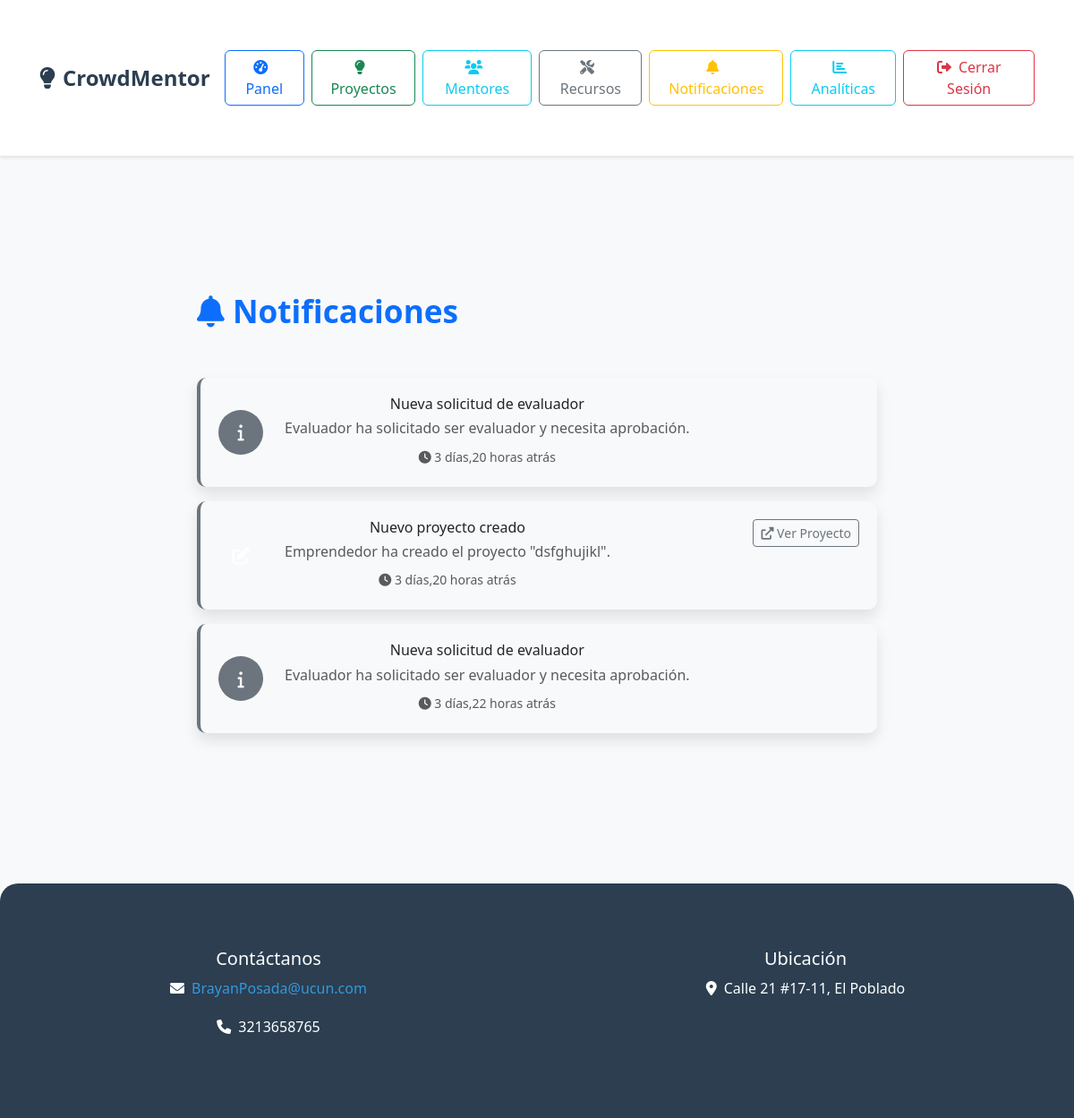
Before: /notifications/ (signed in) with the older database file.
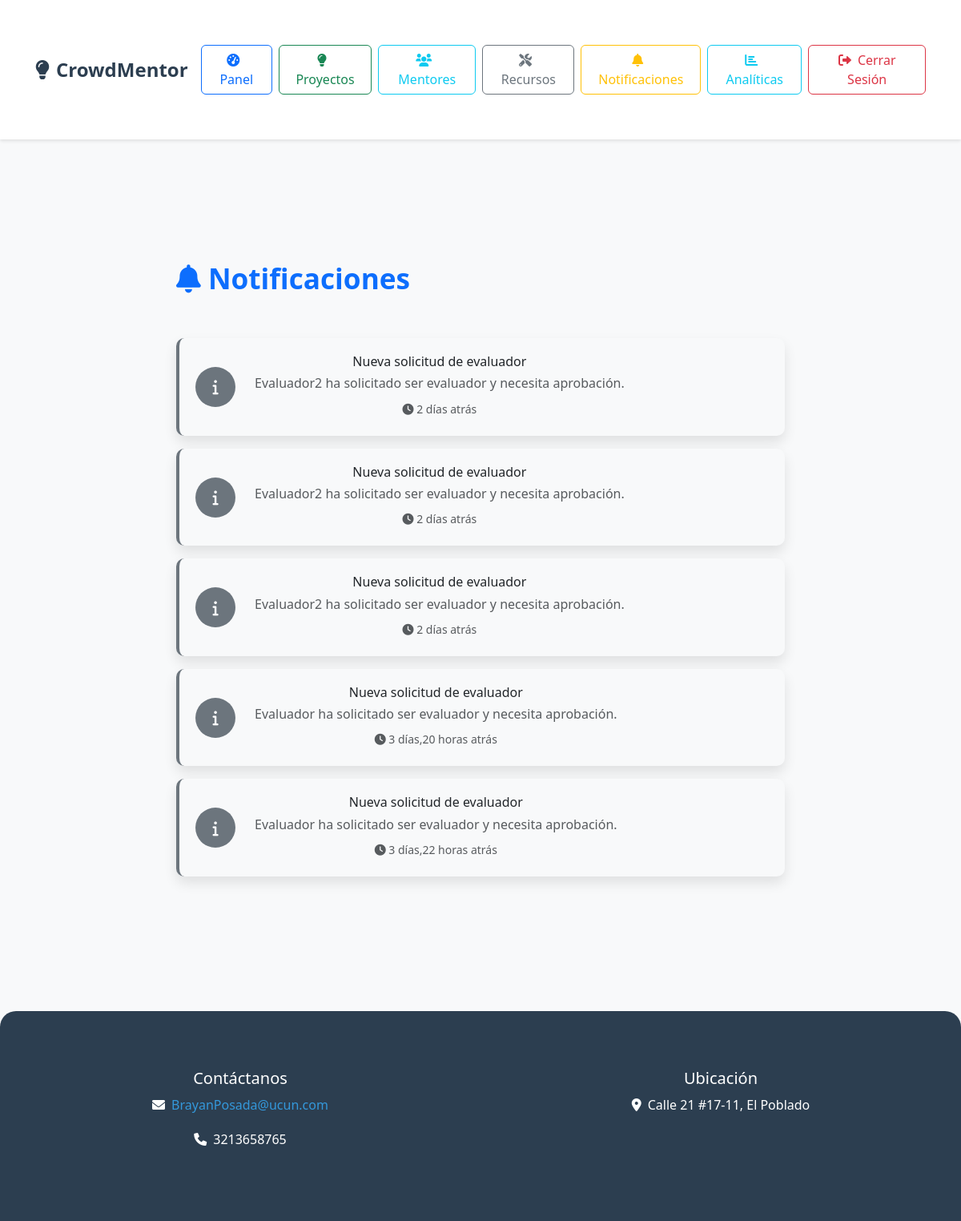
After: the same page with the newer database file.
### core/models.py (models this page shows, shortened)
class Notification(models.Model):
    NOTIFICATION_TYPES = (
        ('investment', 'Nueva Inversión'),
        ('mentorship', 'Solicitud de Mentoría'),
        ('evaluation', 'Nueva Evaluación'),
        ('message', 'Nuevo Mensaje'),
        ('project_update', 'Actualización de Proyecto'),
        ('system', 'Notificación del Sistema'),
    )
    user = models.ForeignKey(User, on_delete=models.CASCADE, related_name='notifications')
    title = models.CharField(max_length=200)
    message = models.TextField()
    notification_type = models.CharField(max_length=20, choices=NOTIFICATION_TYPES)
    is_read = models.BooleanField(default=False)
    created_at = models.DateTimeField(auto_now_add=True)
    related_project = models.ForeignKey(Project, on_delete=models.CASCADE, blank=True, null=True)
    related_investment = models.ForeignKey(Investment, on_delete=models.CASCADE, blank=True, null=True)
    related_mentorship = models.ForeignKey(Mentorship, on_delete=models.CASCADE, blank=True, null=True)
    class Meta:
        ordering = ['-created_at']

### core/views.py (the view)
# urls.py: path('notifications/', views.notifications, name='notifications'),
@login_required
def notifications(request):
    all_notifications = request.user.notifications.all()
    unread_count = all_notifications.filter(is_read=False).count()
    notifications = all_notifications[:20]  # Últimas 20 notificaciones
    if request.method == 'POST':
        notification_ids = request.POST.getlist('mark_read')
        Notification.objects.filter(id__in=notification_ids, user=request.user).update(is_read=True)
        return redirect('notifications')
    context = {
        'notifications': notifications,
        'unread_count': unread_count
    }
    return render(request, 'notifications.html', context)

### core/templatetags/custom_filters.py (called while the page is built)
@register.filter
def has_profile(user):
    return hasattr(user, 'profile') and user.profile is not None

### core/templates/notifications.html (shortened to what this page needs)
{% extends 'base.html' %}
{% load static %}
{% block extra_css %}
<link rel="stylesheet" href="{% static 'css/notifications.css' %}">
{% endblock %}
{% block content %}
<div class="container py-5">
    <div class="row">
        <div class="col-md-8 mx-auto">
            <div class="d-flex justify-content-between align-items-center mb-4">
                <h2 class="text-primary">
                    <i class="fas fa-bell"></i> Notificaciones
                </h2>
            </div>
            {% for notification in notifications %}
                <div class="card notification-card notification-{{ notification.notification_type }} {% if not notification.is_read %}unread{% else %}read{% endif %} mb-3">
                    <div class="card-body">
                        <div class="row align-items-center">
                            <div class="col-auto">
                                <div class="notification-icon
                                    {% if notification.notification_type == 'investment' %}bg-success text-white
                                    {% elif notification.notification_type == 'mentorship' %}bg-info text-white
                                    {% elif notification.notification_type == 'evaluation' %}bg-warning text-dark
                                    {% elif notification.notification_type == 'message' %}bg-danger text-white
                                    {% elif notification.notification_type == 'project_update' %}bg-purple text-white
                                    {% else %}bg-secondary text-white{% endif %}">
                                    {% if notification.notification_type == 'investment' %}
                                        <i class="fas fa-coins"></i>
                                    {% elif notification.notification_type == 'mentorship' %}
                                        <i class="fas fa-handshake"></i>
                                    {% elif notification.notification_type == 'evaluation' %}
                                        <i class="fas fa-star"></i>
                                    {% elif notification.notification_type == 'message' %}
                                        <i class="fas fa-comment"></i>
                                    {% elif notification.notification_type == 'project_update' %}
                                        <i class="fas fa-edit"></i>
                                    {% else %}
                                        <i class="fas fa-info"></i>
                                    {% endif %}
                                </div>
                            </div>
                            <div class="col">
                                <div class="d-flex justify-content-between align-items-start">
                                    <div>
                                        <h6 class="mb-1 {% if not notification.is_read %}fw-bold{% endif %}">
                                            {{ notification.title }}
                                        </h6>
                                        <p class="mb-1 text-muted">{{ notification.message }}</p>
                                        <small class="text-muted">
                                            <i class="fas fa-clock"></i> {{ notification.created_at|timesince }} atrás
                                        </small>
                                    </div>
                                    <div class="d-flex flex-column align-items-end">
                                        {% if notification.related_project %}
                                            <a href="{% url 'project_detail' notification.related_project.id %}"
                                               class="btn btn-sm btn-outline-secondary">
                                                <i class="fas fa-external-link-alt"></i> Ver Proyecto
                                            </a>
                                        {% endif %}
                                    </div>
                                </div>
                            </div>
                        </div>
                    </div>
                </div>
            {% endfor %}
        </div>
    </div>
</div>
{% endblock %}

### core/templates/base.html (shortened to what this page needs)
{% load static %}
{% load custom_filters %}
<!DOCTYPE html>
<html lang="es">
<head>
    <link href="https://cdn.jsdelivr.net/npm/bootstrap@5.3.0/dist/css/bootstrap.min.css" rel="stylesheet">
    <link rel="stylesheet" href="https://cdnjs.cloudflare.com/ajax/libs/animate.css/4.1.1/animate.min.css">
    <link rel="stylesheet" href="https://cdnjs.cloudflare.com/ajax/libs/font-awesome/6.0.0/css/all.min.css">
    <link rel="stylesheet" href="{% static 'css/styles.css' %}">
    <link rel="stylesheet" href="{% static 'css/home.css' %}">
    <link rel="stylesheet" href="{% static 'css/project_list.css' %}">
    <link rel="stylesheet" href="{% static 'css/project_detail.css' %}">
    <link rel="stylesheet" href="{% static 'css/project_create.css' %}">
    <link rel="stylesheet" href="{% static 'css/resources.css' %}">
    <link rel="stylesheet" href="{% static 'css/base.css' %}">
    {% block extra_css %}{% endblock %}
</head>
<body>
    <nav class="navbar navbar-expand-lg navbar-light">
        <div class="container">
            <a class="navbar-brand" href="{% url 'home' %}">
                <i class="fas fa-lightbulb me-2"></i>CrowdMentor
            </a>
            <div class="collapse navbar-collapse" id="navbarNav">
                <ul class="navbar-nav ms-auto">
                    <div class="d-flex align-items-center">
                        {% if user.is_authenticated %}
                            {% if user.is_staff %}
                                <a href="{% url 'admin_dashboard' %}" class="btn btn-outline-primary me-2">
                                    <i class="fas fa-tachometer-alt me-2"></i>Panel
                                </a>
                            {% else %}
                                <a href="{% url 'dashboard' %}" class="btn btn-outline-primary me-2">
                                    <i class="fas fa-tachometer-alt me-2"></i>Panel
                                </a>
                            {% endif %}
                            <a href="{% url 'project_list' %}" class="btn btn-outline-success me-2">
                                <i class="fas fa-lightbulb me-2"></i>Proyectos
                            </a>
                            <a href="{% url 'mentor_list' %}" class="btn btn-outline-info me-2">
                                <i class="fas fa-users me-2"></i>Mentores
                            </a>
                            <a href="{% url 'resources' %}" class="btn btn-outline-secondary me-2">
                                <i class="fas fa-tools me-2"></i>Recursos
                            </a>
                            <a href="{% url 'notifications' %}" class="btn btn-outline-warning me-2 position-relative">
                                <i class="fas fa-bell me-2"></i>Notificaciones
                            </a>
                            {% if user.is_superuser %}
                                <a href="{% url 'analytics_dashboard' %}" class="btn btn-outline-info me-2">
                                    <i class="fas fa-chart-bar me-2"></i>Analíticas
                                </a>
                            {% endif %}
                            <a href="{% url 'logout' %}" class="btn btn-outline-danger">
                                <i class="fas fa-sign-out-alt me-2"></i>Cerrar Sesión
                            </a>
                        {% endif %}
                    </div>
                </ul>
            </div>
        </div>
    </nav>
    <div class="container py-4">
        {% block content %}
        {% endblock %}
    </div>
    <footer class="text-center">
        <div class="container">
            <div class="row">
                <div class="col-md-6">
                    <h5>Contáctanos</h5>
                    <p><i class="fas fa-envelope me-2"></i><a href="mailto:BrayanPosada@ucun.com">BrayanPosada@ucun.com</a></p>
                    <p><i class="fas fa-phone me-2"></i>3213658765</p>
                </div>
                <div class="col-md-6">
                    <h5>Ubicación</h5>
                    <p><i class="fas fa-map-marker-alt me-2"></i>Calle 21 #17-11, El Poblado</p>
                </div>
            </div>
        </div>
    </footer>
</body>
</html>

### core/static/css/styles.css (style rules this page uses)
body { font-family: 'Montserrat', Arial, sans-serif; background-color: #f9fafb; color: #2d3748; line-height: 1.7; margin: 0; padding: 0; }
.navbar { background-color: #1c7ed6; padding: 15px 0; box-shadow: 0 4px 8px rgba(0, 0, 0, 0.1); margin: 0; }
.navbar-brand { font-size: 2rem; font-weight: 700; color: #fff !important; }
.container { max-width: 1200px; margin-top: 40px; margin-bottom: 40px; }
h1, h2, h3 { font-weight: 700; color: #ffffff; }
h2 { font-size: 2.2rem; margin-bottom: 30px; text-align: center; }
.card { border: none; border-radius: 15px; box-shadow: 0 8px 16px rgba(0, 0, 0, 0.1); transition: transform 0.3s ease, box-shadow 0.3s ease; background-color: #ffffff; }
.card-body { padding: 20px; text-align: center; }
footer { background-color: #1c7ed6; color: #fff; padding: 40px 0; text-align: center; font-size: 1rem; border-radius: 20px 20px 0 0; }
footer a { color: #ffd43b; text-decoration: none; }

### core/static/css/home.css (style rules this page uses)
.card { transition: all var(--transition-speed) ease; border-radius: var(--border-radius); overflow: hidden; }

### core/static/css/base.css (style rules this page uses)
:root { --primary-color: #2c3e50; --secondary-color: #3498db; --accent-color: #e74c3c; --background-color: #f8f9fa; --text-color: #2c3e50; --border-radius: 10px; --transition-speed: 0.3s; --box-shadow: 0 4px 15px rgba(0,0,0,0.1); }
body { font-family: 'Segoe UI', Tahoma, Geneva, Verdana, sans-serif; background-color: var(--background-color); color: var(--text-color); min-height: 100vh; display: flex; flex-direction: column; margin: 0; padding: 0; }
.navbar { background-color: white; box-shadow: 0 2px 4px rgba(0,0,0,0.1); padding: 1rem 2rem; transition: all var(--transition-speed) ease; margin: 0; position: relative; top: 0; width: 100%; z-index: 1000; }
.navbar-brand { font-weight: 700; color: var(--primary-color) !important; font-size: 1.5rem; transition: transform var(--transition-speed) ease; }
footer { background-color: var(--primary-color); color: white; padding: 2rem 0; margin-top: auto; }
footer a { color: var(--secondary-color); text-decoration: none; transition: color var(--transition-speed) ease; }

### core/static/css/notifications.css (style rules this page uses)
.notification-card { border-left: 4px solid #007bff; transition: all 0.3s ease; }
.notification-card.read { background-color: #f8f9fa; border-left-color: #6c757d; }
.notification-icon { width: 50px; height: 50px; border-radius: 50%; display: flex; align-items: center; justify-content: center; font-size: 1.2rem; }
.notification-system { border-left-color: #6c757d; }

Changed rows visible on the page:
removed Notification: notification_type "project_update" (drawn), title "Nuevo proyecto creado", message "Emprendedor ha creado el proyecto \"dsfghujikl\".", created_at "3 días,20 horas", shows "Ver Proyecto"
added Notification: notification_type "system" (drawn), title "Nueva solicitud de evaluador", message "Evaluador2 ha solicitado ser evaluador y necesita aprobación.", created_at "2 días"
added Notification: notification_type "system" (drawn), title "Nueva solicitud de evaluador", message "Evaluador2 ha solicitado ser evaluador y necesita aprobación.", created_at "2 días"
added Notification: notification_type "system" (drawn), title "Nueva solicitud de evaluador", message "Evaluador2 ha solicitado ser evaluador y necesita aprobación.", created_at "2 días"
